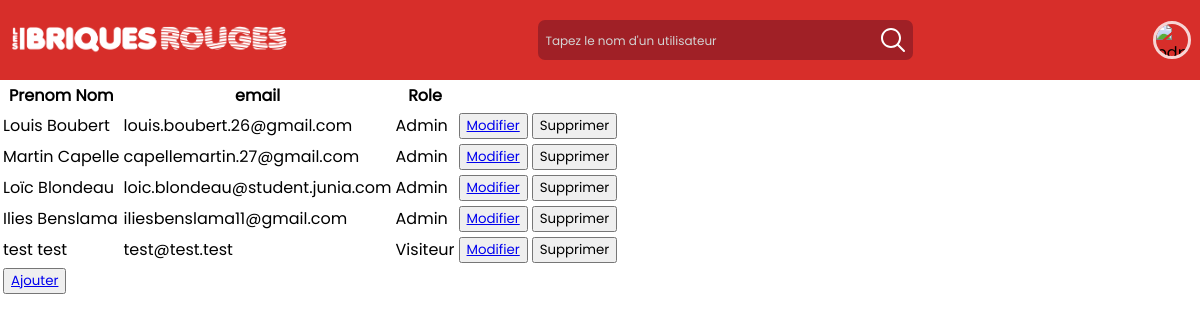
/account_Manager.php (signed in), run on the app's committed database.
### tables this page shows
CREATE TABLE IF NOT EXISTS `profil` (
  `Id_Profil` int(11) NOT NULL AUTO_INCREMENT,
  `email` varchar(50) DEFAULT NULL,
  `MDP` varchar(100) DEFAULT NULL,
  `Nom` varchar(50) DEFAULT NULL,
  `Prenom` varchar(50) DEFAULT NULL,
  `Description` varchar(50) DEFAULT NULL,
  `Role` varchar(50) DEFAULT NULL,
  PRIMARY KEY (`Id_Profil`)
);

### var_AM.php (called while the page is built)
<?php
try
{
	$mysqlClient = new PDO('mysql:host=localhost;dbname=lbr;charset=utf8', 'root');
}
catch(Exception $e)
{
        die('Erreur : '.$e->getMessage());
}
$sqlQuery = 'SELECT * FROM profil';
$recipesStatement = $mysqlClient->prepare($sqlQuery);
$recipesStatement->execute();
$users = $recipesStatement->fetchAll();
?>

### account_Manager.php (the view, shortened to what this page needs)
<!DOCTYPE html>
<html lang="fr">
	<head>
		<link rel="stylesheet" type="text/css" href="style/style.css" />
	</head>
  <body class="d-flex flex-column min-vh-100">
    <header>
      <?php include_once('header_AM.php'); ?>
    </header>
    <div class="container">
      <table>
        <thead>
          <tr>
           <th>Prenom Nom</th>
           <th>email</th>
           <th>Role</th>
          </tr>
        </thead>
        <tbody>
          <?php foreach($users as $user) : ?>
                <tr>
                   <td><?php echo $user['Prenom'] . " " . $user['Nom']; ?></td>
                   <td><?php echo $user['email'];?></td>
                   <td><?php echo $user['Role'];?></td>
                   <td><button type="button" name="button"><a href="edit_user.php">Modifier</a></button></td>
                   <td>
									 	<form action="delete_user.php" method="post">
										 	<button type="submit" name="Id_Profil" value="<?php echo $user['Id_Profil'] ?>">Supprimer</button></td>
                </tr>
          <?php endforeach ?>
        </tbody>
        <tfoot>
          <tr>
            <td><button type="button" name="button"><a href="add_user.php">Ajouter</a></button></td>
          </tr>
        </tfoot>
      </table>
    </div>
  </body>
</html>

### header_AM.php (shortened to what this page needs)
<?php
    include_once('var_AM.php');
?>
<a href="accueil.php"><img src="images/logoLONGUEURBlanc.png" alt="logo_longueur_blanc" id="logo_longueur_blanc" /></a>
<div id="scearch_bar">
	<input type="text" id="text_scearch_bar" placeholder="Tapez le nom d'un utilisateur" />
	<label for="text_scearch_bar">
	</label>
</div>
<div id="container_header_right">
	<img src="export.php?Id_fichier=71"	 alt="pdp_utilisateur" id="pdp_user" />
</div>

### style/style.css (style rules this page uses)
body * { font-family: "Poppins", arial; }
body { margin: 0; font-family: arial; }
header { height: 80px; display: flex; align-items: center; justify-content: space-between; background-color: #D72E2A; }
header > a { display: flex; align-items: center; }
#logo_longueur_blanc { height: 70px; }
#scearch_bar { display: flex; align-items: center; background-color: #A02026; border-radius: 7px; padding: 5px; }
#scearch_bar input { background: transparent; outline: 0; border: 0; margin-right: 3px; font-size: 17px; color: white; }
#scearch_bar input::placeholder { color: lightgray; font-size: 12px; position: relative; bottom: 1px; }
#scearch_bar label { display: flex; align-items: center; cursor: pointer; }
#pdp_user { margin-right: 9px; cursor: pointer; height: 32px; width: 32px; border: 3px solid rgba(255,255,255,.8); border-radius: 50%; }
#container_header_right { display: flex; align-items: center; justify-content: space-between; }

### data on the page
profil: Prenom "Louis", Nom "Boubert", email "louis.boubert.26@gmail.com", Role "Admin", $user['Id_Profil'] 1 (drawn)
profil: Prenom "Martin", Nom "Capelle", email "capellemartin.27@gmail.com", Role "Admin", $user['Id_Profil'] 3 (drawn)
profil: Prenom "Loïc", Nom "Blondeau", email "loic.blondeau@student.junia.com", Role "Admin", $user['Id_Profil'] 4 (drawn)
profil: Prenom "Ilies", Nom "Benslama", email "iliesbenslama11@gmail.com", Role "Admin", $user['Id_Profil'] 5 (drawn)
profil: Prenom "test", Nom "test", email "test@test.test", Role "Visiteur", $user['Id_Profil'] 7 (drawn)
